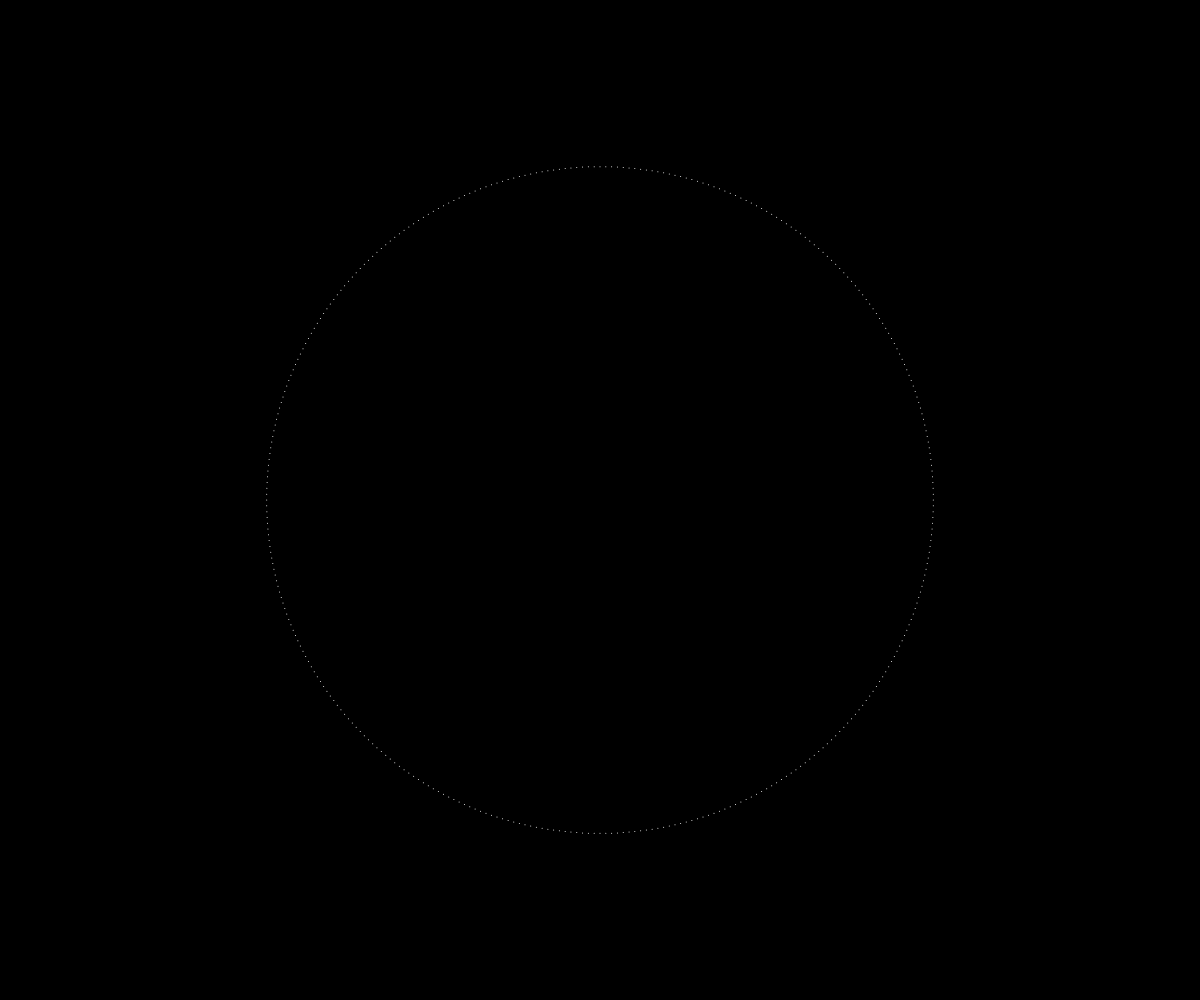
Frame 1 (no input)
Frame 60 (no input): identical to frame 1, image omitted
Frame 120 (the mouse pressed at the canvas centre since frame 60): identical to frame 1, image omitted

The p5.js sketch that drew this single still picture (run headless with seeded random() and noise() and a simulated clock; from frame 60 on, the mouse is pressed at the canvas centre):

// p5.js sketch
// ── sketch.js
function setup() {
  createCanvas(windowWidth, windowHeight);
  angleMode(DEGREES); // Angle is interpreted as degrees instead of radians
}

function draw() {
  background(0);
  stroke(255);

  // Draw a circle by the points
  let x = width / 2,
    y = height / 2, // Canvas center
    radius = min(width, height) / 3,
    step = 1, // Step
    weight = 1; // Point thickness

  strokeWeight(weight);

  for (let a = 0; a < 360; a += step)
  {
    let cx = x + cos(a) * radius, // Current x
      cy = y + sin(a) * radius; // Current y

    point(cx, cy);
  }
}
